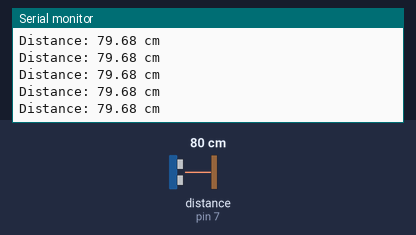
The sketch below on a simulated Arduino Uno, built with avr-gcc and run on an emulated ATmega328P. On the bench: the last lines printed to the serial monitor. Wiring (inferred from the names in the program): ultrasonic range finder: trigger pin 6; echo pin 7. Inputs (shaded band) come from the test bench; at power-on: distance to the obstacle (sensor on pin 7) 80 cm. The echo pulse lasts 58.3 µs per cm.

Above: at 1.2 s.
1.3 s: distance to the obstacle (sensor on pin 7) set to 2 cm
At 1.72 s:
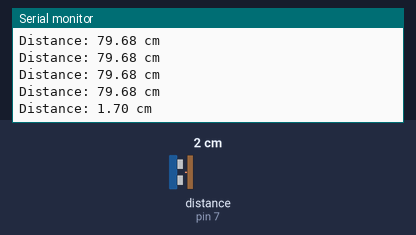
4.3 s: distance to the obstacle (sensor on pin 7) set to 4 cm
At 4.48 s:
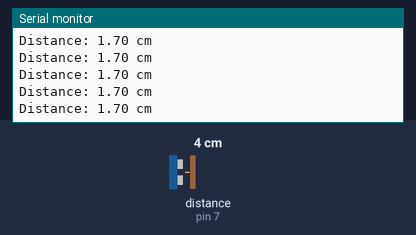
Timing chart, 0 to 7.3 s (numbered marks = the images above; inputs shaded):
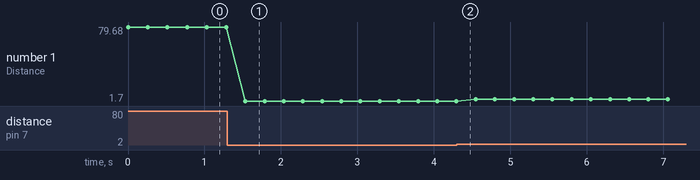

Measured:
- after the input at 1.3 s, the serial monitor: prints a new line after 0.23 s (image 1)
- plotted number 1: 79.68 → 1.7 after the input at 1.3 s, 1.7 → 3.69 after the input at 4.3 s

The sketch:

sketch_march6.ino
```cpp
// Define pin connections
const int trigPin = 6;  // Trigger Pin
const int echoPin = 7;  // Echo Pin

void setup() {
  // Set up pin modes
  pinMode(trigPin, OUTPUT);
  pinMode(echoPin, INPUT);

  // Start the serial communication at 9600 baud
  Serial.begin(9600);
}

void loop() {
  // Make sure trigger pin is LOW for a moment
  digitalWrite(trigPin, LOW);
  delayMicroseconds(2);

  // Send a 10 microsecond HIGH pulse to trigger the measurement
  digitalWrite(trigPin, HIGH);
  delayMicroseconds(10);
  digitalWrite(trigPin, LOW);

  // Measure the length of the pulse on the echo pin
  // pulseIn() returns the duration of the HIGH pulse in microseconds
  long duration = pulseIn(echoPin, HIGH);

  // Calculate the distance in centimeters:
  // Speed of sound in air ~ 340 m/s = 29.412 µs/cm (approx 0.0343 cm/µs)
  // Distance is (time x speed) / 2 because the signal travels out and back
  float distanceCm = (duration * 0.0343) / 2.0;

  // Print the distance over serial
  Serial.print("Distance: ");
  Serial.print(distanceCm);
  Serial.println(" cm");

  // A short delay so the output is more readable
  delay(250);
}

//Comment
```
